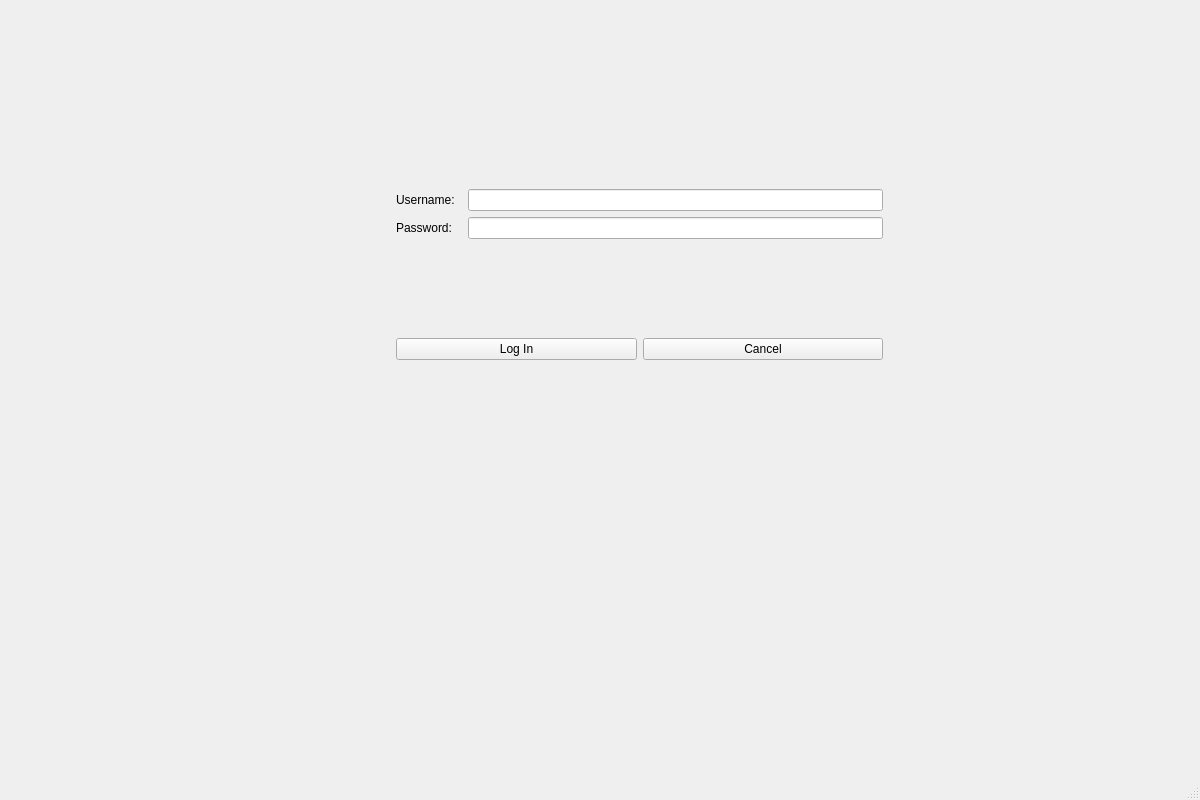
<?xml version="1.0" encoding="UTF-8"?>
<ui version="4.0">
 <class>MainWindow</class>
 <widget class="QMainWindow" name="MainWindow">
  <property name="geometry">
   <rect>
    <x>0</x>
    <y>0</y>
    <width>1200</width>
    <height>800</height>
   </rect>
  </property>
  <property name="windowTitle">
   <string>MainWindow</string>
  </property>
  <widget class="QWidget" name="centralwidget">
   <layout class="QVBoxLayout" name="verticalLayout_4">
    <item>
     <widget class="QStackedWidget" name="stackedWidget">
      <property name="currentIndex">
       <number>1</number>
      </property>
      <widget class="QWidget" name="Page0_WelcomePage">
       <widget class="QLabel" name="label_3">
        <property name="geometry">
         <rect>
          <x>470</x>
          <y>20</y>
          <width>241</width>
          <height>41</height>
         </rect>
        </property>
        <property name="text">
         <string>Bun venit pe forumul pentru POO</string>
        </property>
       </widget>
       <widget class="QWidget" name="layoutWidget">
        <property name="geometry">
         <rect>
          <x>470</x>
          <y>160</y>
          <width>201</width>
          <height>271</height>
         </rect>
        </property>
        <layout class="QVBoxLayout" name="verticalLayout_5">
         <item>
          <widget class="QPushButton" name="Home_LogIn_Button">
           <property name="text">
            <string>Log In</string>
           </property>
          </widget>
         </item>
         <item>
          <widget class="QPushButton" name="Home_SignUp_Button">
           <property name="text">
            <string>Sign Up</string>
           </property>
          </widget>
         </item>
         <item>
          <widget class="QPushButton" name="Home_Guest_Button">
           <property name="text">
            <string>Log in as Guest</string>
           </property>
          </widget>
         </item>
        </layout>
       </widget>
      </widget>
      <widget class="QWidget" name="Page1_LogIn">
       <widget class="QWidget" name="layoutWidget">
        <property name="geometry">
         <rect>
          <x>380</x>
          <y>80</y>
          <width>501</width>
          <height>371</height>
         </rect>
        </property>
        <layout class="QVBoxLayout" name="verticalLayout_3">
         <property name="leftMargin">
          <number>7</number>
         </property>
         <property name="topMargin">
          <number>7</number>
         </property>
         <property name="rightMargin">
          <number>7</number>
         </property>
         <property name="bottomMargin">
          <number>7</number>
         </property>
         <item>
          <layout class="QHBoxLayout" name="horizontalLayout">
           <item>
            <layout class="QVBoxLayout" name="verticalLayout_2">
             <item>
              <widget class="QLabel" name="label">
               <property name="text">
                <string>Username:  </string>
               </property>
              </widget>
             </item>
             <item>
              <widget class="QLabel" name="label_2">
               <property name="text">
                <string>Password:  </string>
               </property>
              </widget>
             </item>
            </layout>
           </item>
           <item>
            <layout class="QVBoxLayout" name="verticalLayout">
             <item>
              <widget class="QLineEdit" name="LineEdit_Username"/>
             </item>
             <item>
              <widget class="QLineEdit" name="LineEdit_Password"/>
             </item>
            </layout>
           </item>
          </layout>
         </item>
         <item>
          <layout class="QHBoxLayout" name="horizontalLayout_2">
           <item>
            <widget class="QPushButton" name="LogInPage_LogIn_Button">
             <property name="text">
              <string>Log In</string>
             </property>
            </widget>
           </item>
           <item>
            <widget class="QPushButton" name="LogInPage_Cancel_Button">
             <property name="text">
              <string>Cancel</string>
             </property>
            </widget>
           </item>
          </layout>
         </item>
        </layout>
       </widget>
      </widget>
      <widget class="QWidget" name="Page2_SignUp"/>
      <widget class="QWidget" name="Page3_Home">
       <widget class="QWidget" name="layoutWidget">
        <property name="geometry">
         <rect>
          <x>450</x>
          <y>90</y>
          <width>271</width>
          <height>391</height>
         </rect>
        </property>
        <layout class="QVBoxLayout" name="verticalLayout_6">
         <item>
          <widget class="QPushButton" name="OtherTopics">
           <property name="text">
            <string>Other Topics</string>
           </property>
          </widget>
         </item>
         <item>
          <widget class="QPushButton" name="Topic2">
           <property name="text">
            <string>Topic 2</string>
           </property>
          </widget>
         </item>
         <item>
          <widget class="QPushButton" name="Topic4">
           <property name="text">
            <string>Topic 3</string>
           </property>
          </widget>
         </item>
         <item>
          <widget class="QPushButton" name="Topic3">
           <property name="text">
            <string>Topic 4</string>
           </property>
          </widget>
         </item>
        </layout>
       </widget>
      </widget>
     </widget>
    </item>
   </layout>
  </widget>
  <widget class="QMenuBar" name="menubar">
   <property name="enabled">
    <bool>false</bool>
   </property>
   <property name="geometry">
    <rect>
     <x>0</x>
     <y>0</y>
     <width>1200</width>
     <height>25</height>
    </rect>
   </property>
  </widget>
  <widget class="QStatusBar" name="statusbar">
   <property name="enabled">
    <bool>false</bool>
   </property>
  </widget>
 </widget>
 <resources/>
 <connections/>
</ui>
